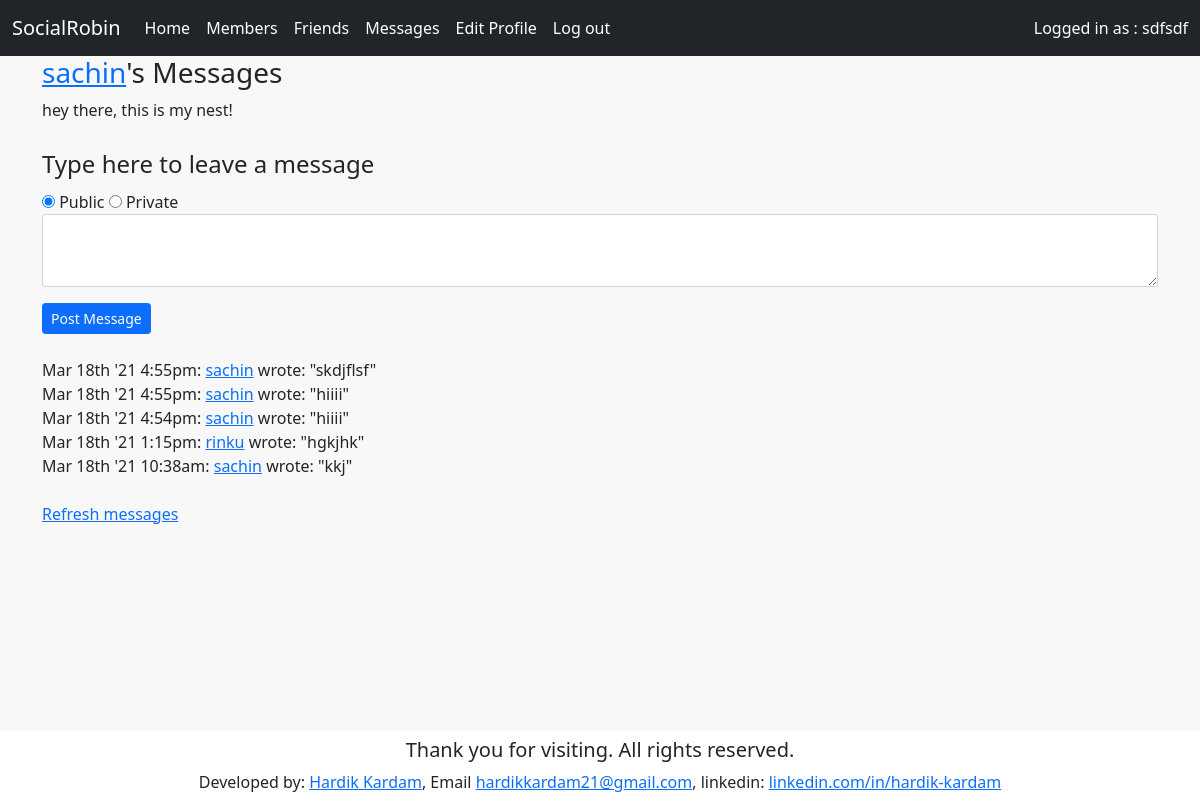
The app's page /messages.php?view=sachin (signed in) with its own data.
### tables this page shows
CREATE TABLE `profiles` (
  `user` varchar(16) DEFAULT NULL,
  `text` varchar(4096) DEFAULT NULL
);

CREATE TABLE `messages` (
  `id` int(10) UNSIGNED NOT NULL,
  `auth` varchar(16) DEFAULT NULL,
  `recip` varchar(16) DEFAULT NULL,
  `pm` char(1) DEFAULT NULL,
  `time` int(10) UNSIGNED DEFAULT NULL,
  `message` varchar(4096) DEFAULT NULL
);

### public_html/messages.php (the view, shortened to what this page needs)
<?php
    require_once 'header.php';
    if (isset($_GET['view']))
        $view = sanitizeString($_GET['view']);
    else $view = $user;
    if ($view != "") {
        if ($view == $user) $name1 = $name2 = "Your";
        else {
            $name1 = "<a href='members.php?view=$view'>$view</a>'s";
        }
        echo "<h3>$name1 Messages</h3>";
        showProfile($view);
echo <<<_END
            <form method='post' action='messages.php?view=$view'>
            <fieldset data-role="controlgroup" data-type="horizontal">
            <legend>Type here to leave a message</legend>
            <input type='radio' name='pm' id='public' value='0' checked='checked'>
            <label for="public">Public</label>
            <input type='radio' name='pm' id='private' value='1'>
            <label for="private">Private</label>
            </fieldset>
            <textarea class='form-control form-control-sm' rows='3' name='text'></textarea>
            <input class='btn btn-primary btn-sm mt-3' data-transition='slide' type='submit' value='Post Message'>
            </form><br>
_END;
        $query = "SELECT * FROM messages WHERE recip='$view' ORDER BY time DESC";
        $result = queryMysql($query);
        $num = $result->num_rows;
        for ($j = 0 ; $j < $num ; ++$j) {
            $row = $result->fetch_array(MYSQLI_ASSOC);
            if ($row['pm'] == 0 || $row['auth'] == $user ||
            $row['recip'] == $user) {
                echo date('M jS \'y g:ia:', $row['time']);
                echo " <a href='messages.php?view=" . $row['auth'] .
                "'>" . $row['auth']. "</a> ";
                if ($row['pm'] == 0)
                echo "wrote: &quot;" . $row['message'] . "&quot; ";
                else
                echo "whispered: <span class='whisper'>&quot;" .
                $row['message']. "&quot;</span> ";
                echo "<br>";
            }
        }
    }
    echo "<br><a data-role='button'
    href='messages.php?view=$view'>Refresh messages</a>";
?>
<?php require_once 'footer.php'; ?>

### public_html/header.php (shortened to what this page needs)
<?php
    require_once 'functions.php';
    $userstr = 'Welcome Guest';
    if(isset($_SESSION['user'])){
        $user = $_SESSION['user'];
        $loggedin = TRUE;
        $userstr = "Logged in as : $user";
    }
    else
        $loggedin = FALSE;
?>
<!DOCTYPE html>
<html lang="en">
<head>
    <link href="https://cdn.jsdelivr.net/npm/bootstrap@5.0.1/dist/css/bootstrap.min.css" rel="stylesheet"
>
    <link rel="stylesheet" href="style.css">
</head>
<body>
    <div id="wrapper">
    <nav class="navbar navbar-expand-lg navbar-dark bg-dark">
        <div class="container-fluid">
            <a class="navbar-brand" href="#">SocialRobin</a>
            <div class="collapse navbar-collapse" id="navbarSupportedContent">
                <ul class="navbar-nav me-auto mb-2 mb-lg-0">
                    <?php if($loggedin): ?>
                    <li class="nav-item">
                        <a class="nav-link active" aria-current="page" href="members.php?view=<?= $user ?>">Home</a>
                    </li>
                    <li class="nav-item">
                        <a class="nav-link active" aria-current="page" href="members.php">Members</a>
                    </li>
                    <li class="nav-item">
                        <a class="nav-link active" aria-current="page" href="friends.php">Friends</a>
                    </li>
                    <li class="nav-item">
                        <a class="nav-link active" aria-current="page" href="messages.php">Messages</a>
                    </li>
                    <li class="nav-item">
                        <a class="nav-link active" aria-current="page" href="profile.php">Edit Profile</a>
                    </li>
                    <li class="nav-item">
                        <a class="nav-link active" aria-current="page" href="logout.php">Log out</a>
                    </li>
                    <?php endif; ?>
                </ul>
                <div class="d-flex text-white">
                    <?= $userstr ?>
                </div>
            </div>
        </div>
    </nav>
    <div data-role="content" class="container">

### public_html/functions.php (shortened to what this page needs)
<?php
    $dbhost = 'localhost';
    $dbname = 'internship';
    $dbuser = 'root';
    $dbpass = '';
    $connection = new mysqli($dbhost,$dbuser,$dbpass,$dbname);
    function queryMysql($query) {
        global $connection;
        $result = $connection->query($query);
        return $result;
    }
    function sanitizeString($var) {
        global $connection;
        $var = strip_tags($var);
        $var = htmlentities($var);
        return $connection->real_escape_string($var);
    }
    function showProfile($user) {
        $result = queryMysql("SELECT * FROM profiles WHERE user='$user'");
        if ($result->num_rows) {
            $row = $result->fetch_array(MYSQLI_ASSOC);
            echo stripslashes($row['text']) . "<br style='clear:left;'><br>";
        }
        else echo "<p>Nothing to see here, yet</p><br>";
    }
?>

### public_html/footer.php (shortened to what this page needs)
</div>
</div>
<div id="footer" class="p-2">
    <h5 class="center">Thank you for visiting. All rights reserved.</h5>
    <p class="center">
        Developed by: <a class="link-primary" href="https://github.com/LazyCROW21">Hardik Kardam</a>,
        Email <a class="link-primary" href="mailto:hardikkardam21@gmail.com">hardikkardam21@gmail.com</a>,
        linkedin: <a class="link-primary" href="https://www.linkedin.com/in/hardik-kardam-4a5611206/">linkedin.com/in/hardik-kardam</a>
    </p>
</div>
</body>
</html>

### public_html/style.css (style rules this page uses)
:root { --footerheight: 70px; }
html { height: 100%; }
body { height: 100%; }
#wrapper { background: #f8f8f8; height: calc(100% - var(--footerheight)); }
#footer { height: var(--footerheight); }
.center { text-align: center; }

### records on screen
profiles: text "hey there, this is my nest!"
messages: time "Mar 18th '21 4:55pm:", auth "sachin", message "skdjflsf"
messages: time "Mar 18th '21 4:55pm:", auth "sachin", message "hiiii"
messages: time "Mar 18th '21 4:54pm:", auth "sachin", message "hiiii"
messages: time "Mar 18th '21 1:15pm:", auth "rinku", message "hgkjhk"
messages: time "Mar 18th '21 10:38am:", auth "sachin", message "kkj"

### other values on screen
$userstr "Logged in as : sdfsdf"
$view "sachin"
